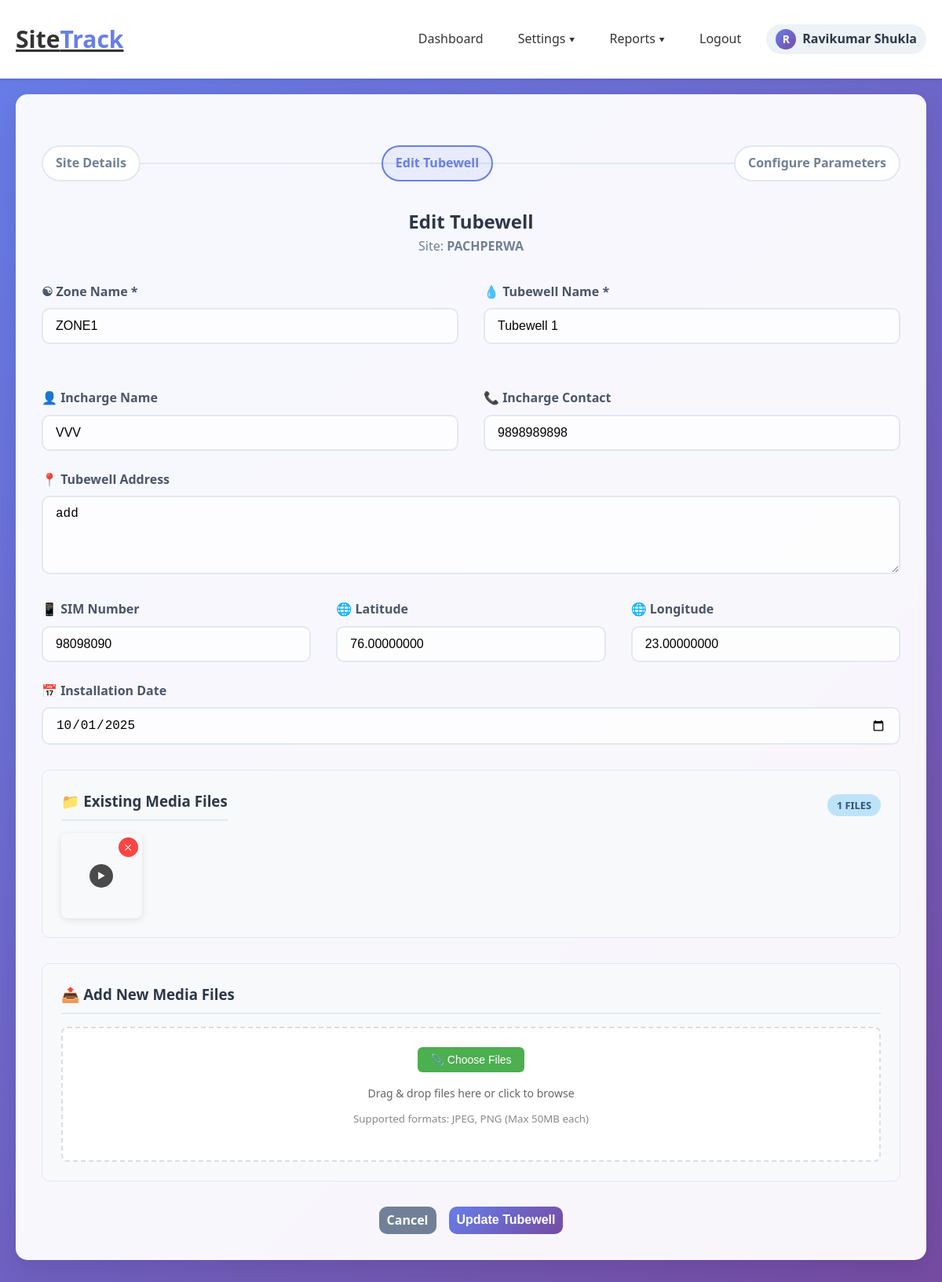
Page /edit_tubewell.php?tubewell_id=55 (signed in) on the committed database.
### tables this page shows
CREATE TABLE `tubewells` (
  `id` int(11) NOT NULL,
  `site_id` int(11) DEFAULT NULL,
  `zone_name` varchar(100) NOT NULL,
  `tubewell_name` varchar(255) NOT NULL,
  `tw_address` text DEFAULT NULL,
  `incharge_name` varchar(255) DEFAULT NULL,
  `incharge_contact` varchar(20) DEFAULT NULL,
  `sim_no` varchar(20) DEFAULT NULL,
  `latitude` decimal(10,8) DEFAULT NULL,
  `longitude` decimal(11,8) DEFAULT NULL,
  `installation_date` date DEFAULT NULL,
  `created_by` varchar(100) DEFAULT NULL,
  `created_at` timestamp NOT NULL DEFAULT current_timestamp()
);

CREATE TABLE `sites` (
  `id` int(11) NOT NULL,
  `site_name` varchar(255) NOT NULL,
  `address` text DEFAULT NULL,
  `division_name` varchar(255) DEFAULT NULL,
  `contractor_name` varchar(255) DEFAULT NULL,
  `site_incharge` varchar(255) DEFAULT NULL,
  `contact` varchar(20) DEFAULT NULL,
  `number_of_tubewell` int(11) DEFAULT NULL,
  `lcs_available` tinyint(1) NOT NULL DEFAULT 0,
  `created_by` varchar(100) DEFAULT NULL,
  `created_at` timestamp NOT NULL DEFAULT current_timestamp()
);

CREATE TABLE `tubewell_media` (
  `id` int(11) NOT NULL,
  `tubewell_id` int(11) NOT NULL,
  `file_name` varchar(255) NOT NULL,
  `file_path` varchar(500) NOT NULL,
  `file_type` enum('image','video','document') NOT NULL,
  `uploaded_by` varchar(100) NOT NULL,
  `uploaded_at` timestamp NOT NULL DEFAULT current_timestamp()
);

### edit_tubewell.php (the view, shortened to what this page needs)
<?php
include 'db_config.php';
$tubewell_id = (int)$_GET['tubewell_id'];
$tw = $conn->prepare("SELECT t.*, s.site_name FROM tubewells t JOIN sites s ON s.id = t.site_id WHERE t.id = ?");
$tw->bind_param('i', $tubewell_id);
$tw->execute();
$tubewell = $tw->get_result()->fetch_assoc();
$site_id = (int)$tubewell['site_id'];
$media_sql = "SELECT * FROM tubewell_media WHERE tubewell_id = ? ORDER BY uploaded_at DESC";
$media_stmt = $conn->prepare($media_sql);
$media_stmt->bind_param("i", $tubewell_id);
$media_stmt->execute();
$media_files = $media_stmt->get_result();
?>
<!DOCTYPE html>
<html lang="hi">
<head>
    <link rel="stylesheet" href="style.css">
</head>
<body>
<?php include('header.php'); ?>
<div class="container">
    <div class="card">
        <div class="progress-steps">
            <div class="step">Site Details</div>
            <div class="step active">Edit Tubewell</div>
            <div class="step">Configure Parameters</div>
        </div>
        <div style="text-align:center; margin-bottom:2rem;">
            <h2 style="color:#2d3748;">Edit Tubewell</h2>
            <p style="color:#718096;">Site: <strong><?php echo htmlspecialchars($tubewell['site_name']); ?></strong></p>
        </div>
        <form method="POST" class="tubewell-form" enctype="multipart/form-data">
            <div style="display:grid; grid-template-columns:1fr 1fr; gap:2rem;">
                <div class="form-group">
                    <label class="form-label">☯ Zone Name *</label>
                    <input type="text" name="zone_name" class="form-control" required value="<?php echo htmlspecialchars($tubewell['zone_name']); ?>">
                </div>
                <div class="form-group">
                    <label class="form-label">💧 Tubewell Name *</label>
                    <input type="text" name="tubewell_name" class="form-control" required value="<?php echo htmlspecialchars($tubewell['tubewell_name']); ?>">
                </div>
                <div class="form-group">
                    <label class="form-label">👤 Incharge Name</label>
                    <input type="text" name="incharge_name" class="form-control" value="<?php echo htmlspecialchars($tubewell['incharge_name']); ?>">
                </div>
                <div class="form-group">
                    <label class="form-label">📞 Incharge Contact</label>
                    <input type="text" name="incharge_contact" class="form-control" value="<?php echo htmlspecialchars($tubewell['incharge_contact']); ?>">
                </div>
            </div>
            <div class="form-group">
                <label class="form-label">📍 Tubewell Address</label>
                <textarea name="tw_address" class="form-control"><?php echo htmlspecialchars($tubewell['tw_address']); ?></textarea>
            </div>
            <div style="display:grid; grid-template-columns:1fr 1fr 1fr; gap:2rem;">
                <div class="form-group">
                    <label class="form-label">📱 SIM Number</label>
                    <input type="text" name="sim_no" class="form-control" value="<?php echo htmlspecialchars($tubewell['sim_no']); ?>">
                </div>
                <div class="form-group">
                    <label class="form-label">🌐 Latitude</label>
                    <input type="text" name="latitude" class="form-control" value="<?php echo htmlspecialchars($tubewell['latitude']); ?>">
                </div>
                <div class="form-group">
                    <label class="form-label">🌐 Longitude</label>
                    <input type="text" name="longitude" class="form-control" value="<?php echo htmlspecialchars($tubewell['longitude']); ?>">
                </div>
            </div>
            <div class="form-group">
                <label class="form-label">📅 Installation Date</label>
                <input type="date" name="installation_date" class="form-control" value="<?php echo htmlspecialchars($tubewell['installation_date']); ?>">
            </div>
            <div class="media-section">
                <div class="media-actions">
                    <h3 class="section-title" style="margin:0;">📁 Existing Media Files</h3>
                    <span class="badge badge-info"><?php echo $media_files->num_rows; ?> files</span>
                </div>
                <?php if ($media_files->num_rows > 0): ?>
                    <div class="media-gallery">
                        <?php while($media = $media_files->fetch_assoc()): ?>
                            <div class="media-item <?php echo $media['file_type'] == 'video' ? 'video-thumbnail' : ''; ?>">
                                <?php if ($media['file_type'] == 'image'): ?>
                                    <img src="<?php echo htmlspecialchars($media['file_path']); ?>"
                                         alt="Media"
                                         class="media-thumbnail"
                                         onerror="this.src='img/placeholder-image.jpg'">
                                <?php else: ?>
                                    <video class="media-thumbnail">
                                        <source src="<?php echo htmlspecialchars($media['file_path']); ?>" type="video/mp4">
                                    </video>
                                <?php endif; ?>
                                <a href="edit_tubewell.php?tubewell_id=<?php echo $tubewell_id; ?>&delete_media=1&media_id=<?php echo $media['id']; ?>"
                                   class="delete-btn"
                                   title="Delete"
                                   onclick="return confirm('Are you sure you want to delete this media file?')">✕</a>
                            </div>
                        <?php endwhile; ?>
                    </div>
                <?php else: ?>
                    <div class="media-empty">
                        <p>No media files uploaded yet.</p>
                    </div>
                <?php endif; ?>
            </div>
            <div class="media-section">
                <h3 class="section-title">📤 Add New Media Files</h3>
                <div class="file-upload-container" id="uploadContainer">
                    <button type="button" class="upload-btn" onclick="document.getElementById('media_files').click()">
                        📎 Choose Files
                    </button>
                    <p style="color:#666; margin:0.5rem 0; font-size:14px;">Drag & drop files here or click to browse</p>
                    <small style="color:#888;">Supported formats: JPEG, PNG (Max 50MB each)</small>
                </div>
            </div>
            <div class="btn-group" style="justify-content:center; margin-top:2rem;">
                <a href="view_site.php?site_id=<?php echo (int)$site_id; ?>" class="btn btn-secondary">Cancel</a>
                <button type="submit" class="btn btn-primary">Update Tubewell</button>
            </div>
        </form>
    </div>
</div>
</body>
</html>

### style.css (style rules this page uses)
* { margin: 0; padding: 0; box-sizing: border-box; }
body { font-family: 'Segoe UI', Tahoma, Geneva, Verdana, sans-serif; line-height: 1.6; color: #333; background: linear-gradient(135deg, #667eea 0%, #764ba2 100%); min-height: 100vh; }
.container { max-width: 1600px; margin: 0 auto; padding: 20px; }
.card { background: rgba(255, 255, 255, 0.95); backdrop-filter: blur(10px); border-radius: 15px; padding: 2rem; margin-bottom: 2rem; box-shadow: 0 10px 30px rgba(0, 0, 0, 0.1); border: 1px solid rgba(255, 255, 255, 0.2); transition: transform 0.3s ease, box-shadow 0.3s ease; }
.form-group { margin-bottom: 1.5rem; }
.form-label { display: block; margin-bottom: 0.5rem; font-weight: 600; color: #4a5568; }
.form-control { width: 100%; padding: 12px 16px; border: 2px solid #e2e8f0; border-radius: 10px; font-size: 1rem; transition: all 0.3s ease; background: rgba(255, 255, 255, 0.8); }
textarea.form-control { min-height: 100px; resize: vertical; }
.btn { display: inline-block; padding: 5px 10px; border: none; border-radius: 10px; font-size: 1rem; font-weight: 600; text-decoration: none; text-align: center; cursor: pointer; transition: all 0.3s ease; position: relative; overflow: hidden; }
.btn-primary { background: linear-gradient(135deg, #667eea 0%, #764ba2 100%); color: white; }
.btn-secondary { background: #718096; color: white; }
.btn-group { display: flex; gap: 1rem; flex-wrap: wrap; }
.progress-steps { display: flex; justify-content: space-between; margin: 2rem 0; position: relative; }
.progress-steps::before { content: ''; position: absolute; top: 50%; left: 0; right: 0; height: 2px; background: #e2e8f0; transform: translateY(-50%); z-index: 1; }
.step { position: relative; z-index: 2; background: white; padding: 0.5rem 1rem; border-radius: 25px; border: 2px solid #e2e8f0; font-weight: 600; color: #718096; }
.step.active { border-color: #667eea; color: #667eea; background: rgba(102, 126, 234, 0.1); }
.badge { display: inline-block; padding: 0.25rem 0.75rem; border-radius: 15px; font-size: 0.8rem; font-weight: 600; text-transform: uppercase; }
.badge-info { background: #bee3f8; color: #2c5282; }

### edit_tubewell.php (style rules this page uses)
.media-section { margin-top: 2rem; padding: 1.5rem; background: #f8f9fa; border-radius: 10px; border: 1px solid #e2e8f0; }
.media-gallery { display: grid; grid-template-columns: repeat(auto-fill, minmax(100px, 1fr)); gap: 15px; margin-top: 15px; }
.media-item { position: relative; border-radius: 8px; overflow: hidden; box-shadow: 0 2px 8px rgba(0,0,0,0.1); transition: transform 0.3s ease; }
.media-thumbnail { width: 100px; height: 100px; object-fit: cover; border-radius: 8px; }
.video-thumbnail { position: relative; }
.video-thumbnail::after { content: '▶'; position: absolute; top: 50%; left: 50%; transform: translate(-50%, -50%); background: rgba(0,0,0,0.7); color: white; width: 30px; height: 30px; border-radius: 50%; display: flex; align-items: center; justify-content: center; font-size: 12px; }
.delete-btn { position: absolute; top: 5px; right: 5px; background: #ff4444; color: white; border: none; border-radius: 50%; width: 25px; height: 25px; cursor: pointer; font-size: 12px; display: flex; align-items: center; justify-content: center; text-decoration: none; }
.file-upload-container { border: 2px dashed #ddd; border-radius: 8px; padding: 1.5rem; text-align: center; margin-top: 1rem; background: white; transition: all 0.3s ease; }
.upload-btn { background: #4CAF50; color: white; padding: 8px 16px; border: none; border-radius: 6px; cursor: pointer; font-size: 14px; margin-bottom: 0.5rem; }
.section-title { color: #2d3748; margin-bottom: 1rem; padding-bottom: 0.5rem; border-bottom: 2px solid #e2e8f0; }
.media-actions { display: flex; justify-content: space-between; align-items: center; margin-bottom: 1rem; }

### rows in the picture
tubewells: site.site_name "PACHPERWA", zone_name "ZONE1", tubewell_name "Tubewell 1", incharge_name "VVV", incharge_contact "9898989898", tw_address "add", sim_no "98098090", latitude "76.00000000", longitude "23.00000000", installation_date "10/01/2025"

### other values in the picture
$initial "R"
$display_name "Ravikumar Shukla"
$media_files->num_rows "1"
